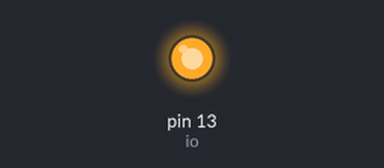
Bench run of a sketch on a simulated Arduino Uno, built with avr-gcc and run on an emulated ATmega328P. Parts: output pins drawn as LEDs (lit = HIGH).

Above: at 0.7 s.
At 5.85 s:
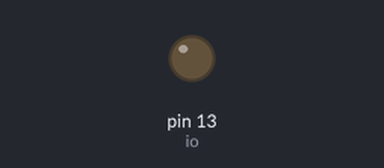
Timing chart, 0 to 6.9 s (numbered marks = the images above):
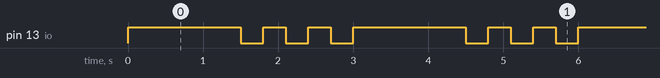

The sketch:

_140505_LED_sketch.ino
```cpp
//kjg first sketch:

int n=300;
int io=13;

void setup(){
pinMode(io,OUTPUT);

}//SETUP

void loop() {

  digitalWrite(io,HIGH);
  delay(1500);
  digitalWrite(io,LOW);
  delay(n);
  digitalWrite(io,HIGH);
  delay(n);
  digitalWrite(io,LOW);
  delay(n);
  digitalWrite(io,HIGH);
  delay(n);
  digitalWrite(io,LOW);
  delay(n);
}//loop
```

Measured:
- by itself, pin 13 (io): repeats every 3.0 s: 2 × (LOW 0.30 s, HIGH 0.30 s), LOW 0.30 s, HIGH 1.5 s
- by itself, everything shown: repeats every 3.0 s, in 6 steps
